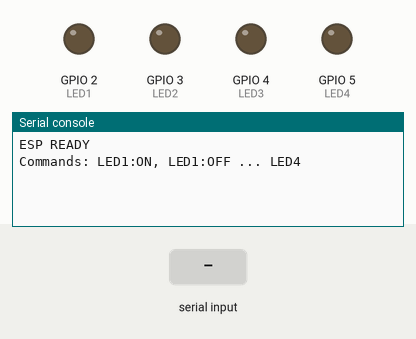
This program was run on a simulated ESP32 board running MicroPython. Parts: output pins drawn as LEDs (lit = HIGH), the last lines printed to the serial console. The inputs (shaded band) are chosen by the test bench.

Above: at 1.2 s.
1.3 s: ":" typed at the serial console, then Enter
At 2.5 s:
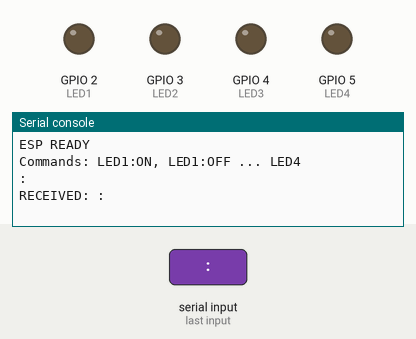
2.8 s: "ON" typed at the serial console, then Enter
At 3.8 s:
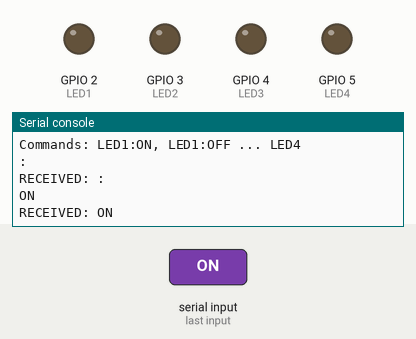
4.3 s: "OFF" typed at the serial console, then Enter
At 5.0 s:
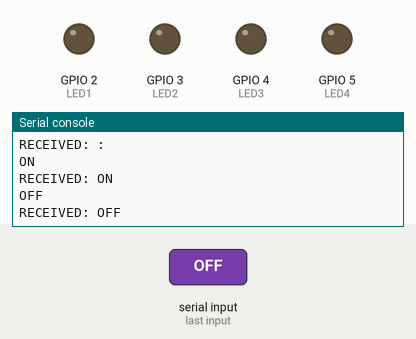

Measured:
- after the input at 1.3 s, the serial console: prints a new line at once (image 1)
- after the input at 2.8 s, the serial console: prints a new line at once (image 2)
- after the input at 4.3 s, the serial console: prints a new line at once (image 3)

The program:

main.py
```python
from machine import Pin
import sys
import time

leds = {
    "LED1": Pin(2, Pin.OUT),
    "LED2": Pin(3, Pin.OUT),
    "LED3": Pin(4, Pin.OUT),
    "LED4": Pin(5, Pin.OUT),
}

# All OFF at start
for led in leds.values():
    led.value(0)

print("ESP READY")
print("Commands: LED1:ON, LED1:OFF ... LED4")

while True:
    cmd = sys.stdin.readline()
    if not cmd:
        continue

    cmd = cmd.strip().upper()
    print("RECEIVED:", cmd)

    if ":" in cmd:
        name, action = cmd.split(":", 1)

        if name in leds:
            if action == "ON":
                leds[name].value(1)
                print(f"OK:{name} ON")

            elif action == "OFF":
                leds[name].value(0)
                print(f"OK:{name} OFF")

    time.sleep(0.05)
```
